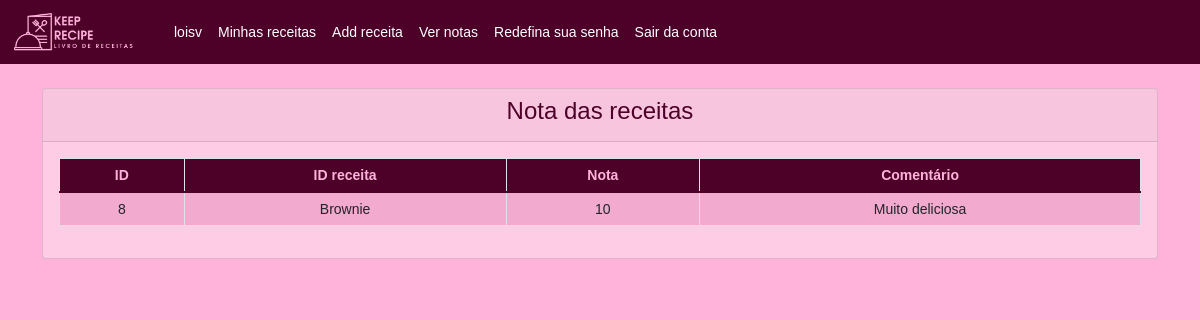
/KeepRecipeV2/recipe-score-view.php (signed in), run on the app's committed database.
### tables this page shows
CREATE TABLE `scores` (
  `id` int(11) NOT NULL,
  `score` int(11) NOT NULL,
  `coment` varchar(255) NOT NULL,
  `id_user` int(11) NOT NULL,
  `id_recipe` int(11) NOT NULL,
  `created_at` datetime NOT NULL DEFAULT current_timestamp()
);

CREATE TABLE `recipe` (
  `id` int(11) NOT NULL,
  `title` varchar(255) NOT NULL,
  `modo_preparo` varchar(255) NOT NULL,
  `ingredient` varchar(255) NOT NULL,
  `id_user` int(11) NOT NULL,
  `created_at` datetime NOT NULL DEFAULT current_timestamp()
);

### KeepRecipeV2/recipe-score-view.php (the view, shortened to what this page needs)
<?php
require 'dbcon.php';
?>
<!DOCTYPE html>
<html lang="pt-br">
<head>
    <link rel="stylesheet" href="https://cdn.jsdelivr.net/npm/bootstrap@5.1.3/dist/css/bootstrap.min.css">
    <link rel="stylesheet" href="css/css.css">
</head>
<body>
    <nav class="navbar navbar-expand-lg navbar-light" style="background-color: #4d0028;">
    <a href="./index.html" class="navbar-brand"><img src="./img/logoLateralEscuro.png" style="width: 150px; height: 37.5px;"></a>
        <div class="collapse navbar-collapse" id="navbarSupportedContent">
            <ul class="navbar-nav mr-auto">
                <li class="nav-item active">
                    <a class="nav-link" href="#" style="color: #ffffff;"> <?php echo htmlspecialchars($_SESSION["username"]); ?> <span class="sr-only"></span></a>
                </li>
                <li class="nav-item active">
                    <a class="nav-link" href="welcome.php" style="color: #ffffff;"> Minhas receitas <span class="sr-only"></span></a>
                </li>
                <li class="nav-item active">
                    <a class="nav-link" href="recipe-create.php"  style="color: #ffffff;">Add receita</a>
                </li>
                <li class="nav-item active">
                    <a class="nav-link" href="recipe-score-view.php"  style="color: #ffffff;">Ver notas</a>
                </li>
                <li>
                    <a class="nav-link" href="reset-password.php" style="color: #ffffff;">Redefina sua senha</a>
                </li>
                <li>
                    <a class="nav-link"href="logout.php" style="color: #ffffff;">Sair da conta</a>
                </li>
            </ul>
        </div>
    </nav>
    <div class="container mt-4">
        <div class="row">
            <div class="col-md-12">
                <div class="card">
                    <div class="card-header">
                        <h4>Nota das receitas</h4>
                    </div>
                    <div class="card-body">
                        <table class="table table-bordered table-striped table table-hover">
                            <thead style="background-color: #4d0028; color: #ffb3da;">
                                <tr>
                                    <th scope="row">ID</th>
                                    <th scope="row">ID receita</th>
                                    <th scope="row">Nota</th>
                                    <th scope="row">Comentário</th>
                                </tr>
                            </thead>
                            <tbody style="background-color: #ffb3da; color: #4d0028;">
                                <?php
                                    $id_user = htmlspecialchars($_SESSION["id"]);
                                    $query = "SELECT recipe.id, recipe.title, scores.score, scores.coment FROM recipe INNER JOIN scores ON recipe.id_user='$id_user' AND scores.id_user='$id_user' ";
                                    $query_run = mysqli_query($con, $query);
                                    if(mysqli_num_rows($query_run) > 0)
                                    {
                                        foreach($query_run as $scores)
                                        {
                                            ?>
                                            <tr style="color: #4d0028">
                                                <td><?= $scores['id']; ?></td>
                                                <td><?= $scores['title']; ?></td>
                                                <td><?= $scores['score']; ?></td>
                                                <td><?= $scores['coment']; ?></td>
                                            </tr>
                                            <?php
                                        }
                                    }
                                    else
                                    {
                                        echo "<h5> Nenhuma receita cadastrada </h5>";
                                    }
                                ?>
                            </tbody>
                        </table>
                    </div>
                </div>
            </div>
        </div>
    </div>
</body>
</html>

### KeepRecipeV2/css/css.css (style rules this page uses)
body { background-color: #ffb3da; }
.card { background-color: #ffcce6; color: #4d0028; }

### KeepRecipeV2/recipe-score-view.php (style rules this page uses)
body { font: 14px sans-serif; text-align: center; }

### data on the page
scores: id_recipe "8", id_recipe.title "Brownie", score "10", coment "Muito deliciosa"

### other printed values
$_SESSION["username"] "loisv"
